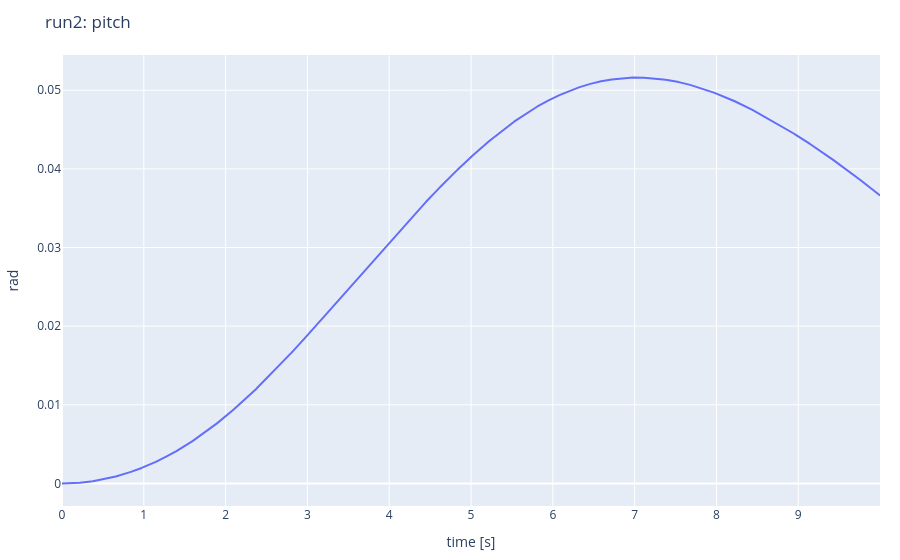

Source (notebook cell):
### Markdown cell above
### What `run_agent()` actually does

Before running it, here is the whole loop, trimmed to the essentials. Not runnable on its own — just the mechanism:

```python
while True:
    response = client.chat.completions.create(
        model=model,
        messages=messages,
        tools=TOOL_SCHEMAS,
    )
    message = response.choices[0].message

    if not message.tool_calls:
        return message.content

    messages.append(message)
    for call in message.tool_calls:
        args   = json.loads(call.function.arguments)
        result = dispatch(call.function.name, args, store)
        messages.append({
            "role":         "tool",
            "tool_call_id": call.id,
            "content":      json.dumps(result),
        })
```

That loop **is** the agent. The rest of `agent.py` is tools, validation, plotting, and state. `run_agent()` in the next cell is the same thing with a `max_steps` safety cap and a `trace` list for observability.

### Code cell
text, figures, trace = run_agent(
    "Run Hs 6 m, Tp 10 s, 12 m/s wind, TI 0.15 for 10 s and plot pitch",
    store,
    client=client,
    model=model,
)

print(text)
print("\nTool calls:")
for call in trace:
    print("  ", call)

for fig in figures:
    fig.show()

### Figure 1 — Plotly figure (JSON) as saved in the notebook; plotly's stock layout.template omitted (floating-point values rounded to 4 significant figures; data arrays with more than 128 entries replaced by an {"elided": "..."} marker saying what was removed)
{"data": [{"mode": "lines", "name": "pitch", "type": "scatter", "x": {"elided": "10000 float values"}, "y": {"elided": "10000 float values"}}], "layout": {"margin": {"b": 40, "l": 40, "r": 20, "t": 55}, "title": {"text": "run2: pitch"}, "xaxis": {"title": {"text": "time [s]"}}, "yaxis": {"title": {"text": "rad"}}}}
